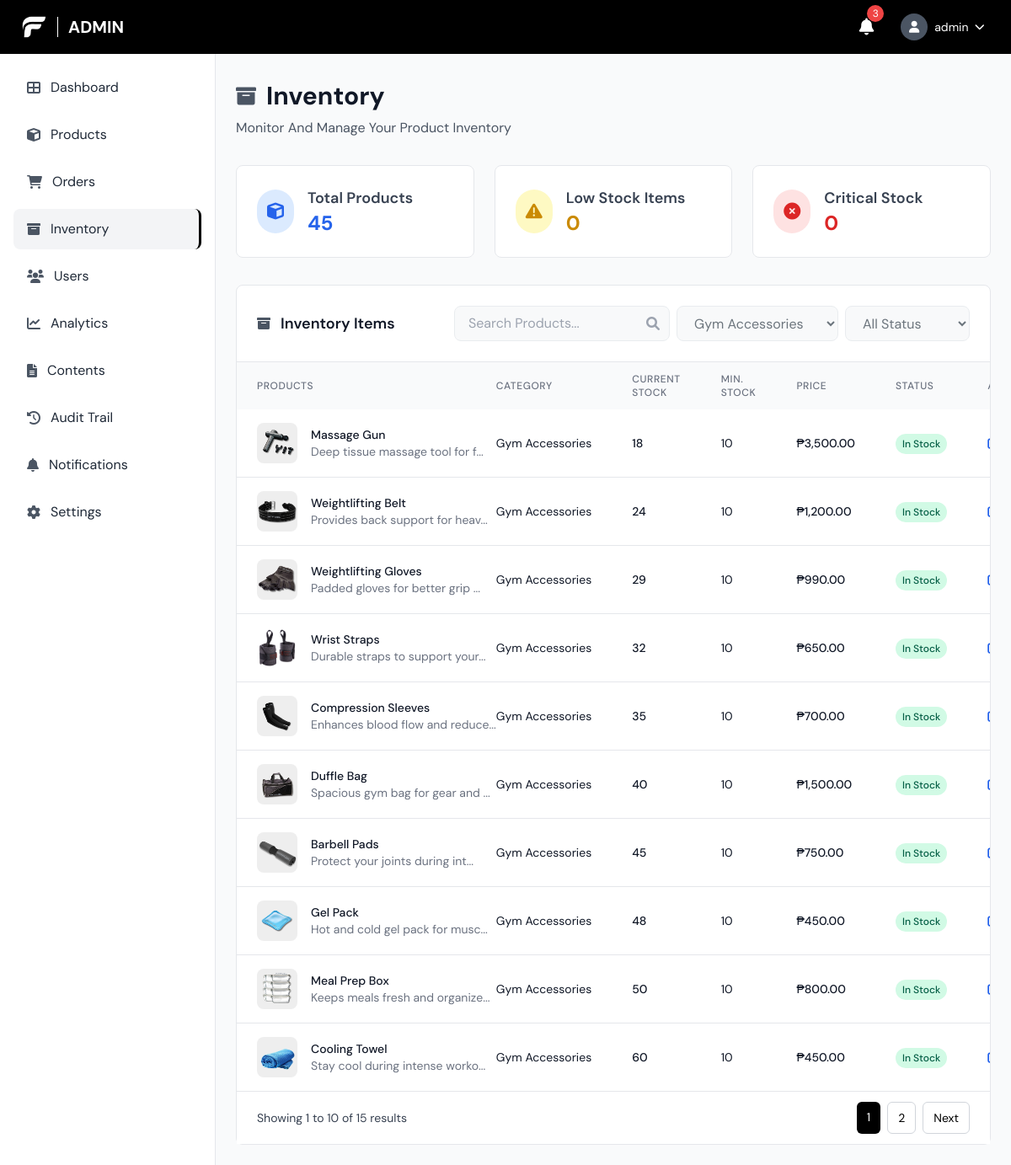
The page /admin/inventory.php?category=1 (signed in) on the database as committed earlier.
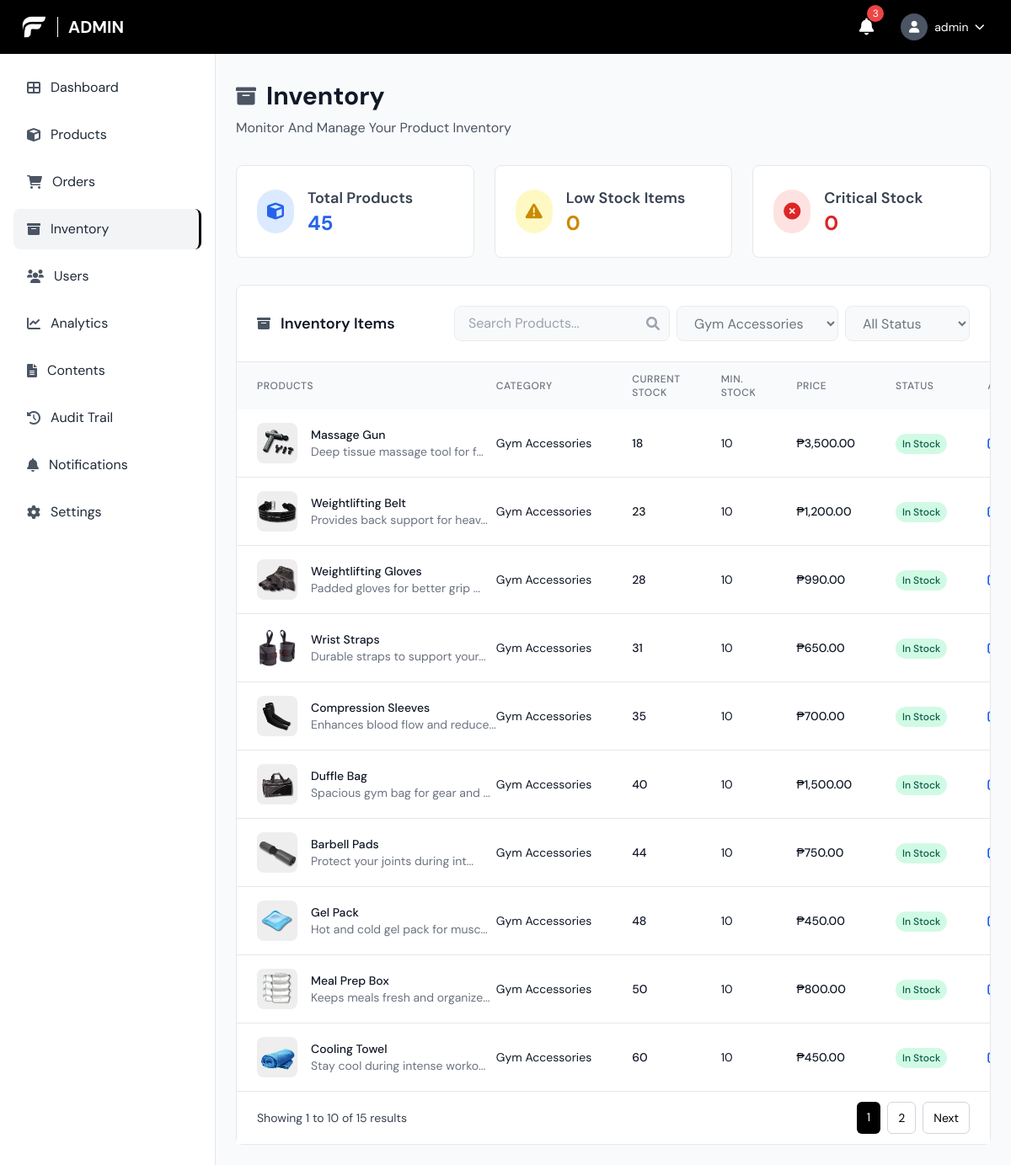
The same page on the database as committed later.
### tables this page shows
CREATE TABLE `products` (
  `product_id` bigint(20) UNSIGNED NOT NULL,
  `name` varchar(150) NOT NULL,
  `description` text DEFAULT NULL,
  `price` decimal(10,2) NOT NULL,
  `category_id` bigint(20) UNSIGNED DEFAULT NULL,
  `subcategory_id` bigint(20) UNSIGNED DEFAULT NULL,
  `images` longtext DEFAULT NULL CHECK (json_valid(`images`)),
  `stock_quantity` int(11) NOT NULL DEFAULT 0,
  `status` enum('active','inactive') NOT NULL DEFAULT 'active',
  `is_popular` tinyint(1) NOT NULL DEFAULT 0,
  `is_best_seller` tinyint(1) NOT NULL DEFAULT 0,
  `sale_percentage` int(11) DEFAULT 0,
  `created_at` timestamp NOT NULL DEFAULT current_timestamp(),
  `updated_at` timestamp NOT NULL DEFAULT current_timestamp() ON UPDATE current_timestamp(),
  `min_stock_level` int(11) NOT NULL DEFAULT 10
);

CREATE TABLE `categories` (
  `category_id` bigint(20) UNSIGNED NOT NULL,
  `name` varchar(100) NOT NULL,
  `description` text DEFAULT NULL,
  `created_at` timestamp NOT NULL DEFAULT current_timestamp(),
  `updated_at` timestamp NOT NULL DEFAULT current_timestamp() ON UPDATE current_timestamp()
);

### admin/inventory.php (the view, shortened to what the changed rows need)
<?php
$pdo = getDBConnection();
$category_filter = $_GET['category'] ?? '';
$page = max(1, intval($_GET['page'] ?? 1));
$limit = 10;
$offset = ($page - 1) * $limit;
$where_conditions = ["p.status = 'active'"];
$params = [];
if ($category_filter) {
    $where_conditions[] = "p.category_id = ?";
    $params[] = $category_filter;
}
$where_clause = "WHERE " . implode(" AND ", $where_conditions);
$sql = "SELECT p.*, c.name as category_name, s.name as subcategory_name
        FROM products p
        LEFT JOIN categories c ON p.category_id = c.category_id
        LEFT JOIN subcategories s ON p.subcategory_id = s.subcategory_id
        $where_clause
        ORDER BY p.stock_quantity ASC, p.name ASC
        LIMIT $limit OFFSET $offset";
$stmt = $pdo->prepare($sql);
$stmt->execute($params);
$inventory_items = $stmt->fetchAll();
?>
<!DOCTYPE html>
<html lang="en">
<head>
    <script src="https://cdn.tailwindcss.com"></script>
    <link href="https://cdnjs.cloudflare.com/ajax/libs/font-awesome/6.0.0/css/all.min.css" rel="stylesheet">
    <link rel="stylesheet" href="../css/style.css">
</head>
<body class="font-body bg-gray-50">
    <header class="bg-black text-white fixed top-0 left-0 right-0 z-50 h-16 flex items-center justify-between px-6">
        <div class="flex items-center space-x-3">
            <h1 class="text-xl font-bold uppercase">Admin</h1>
        </div>
    </header>
    <main class="ml-64 pt-24 pb-6 px-6">
        <div class="mb-8">
            <div class="flex items-center justify-between">
                <div>
                    <div class="flex items-center space-x-3 mb-2">
                        <h1 class="text-3xl font-bold text-gray-900">Inventory</h1>
                    </div>
                </div>
            </div>
        </div>
        <div class="bg-white rounded-lg border border-gray-200">
            <div class="p-6 border-b border-gray-200">
                <div class="flex flex-col lg:flex-row lg:items-center lg:justify-between space-y-4 lg:space-y-0">
                    <div class="flex items-center space-x-3">
                        <h2 class="text-lg font-semibold text-gray-900">Inventory Items</h2>
                    </div>
                </div>
            </div>
            <div class="overflow-x-auto">
                <table class="w-full">
                    <thead class="bg-gray-50">
                        <tr>
                            <th class="px-6 py-3 text-left text-xs font-medium text-gray-500 uppercase tracking-wider">Products</th>
                            <th class="px-6 py-3 text-left text-xs font-medium text-gray-500 uppercase tracking-wider">Category</th>
                            <th class="px-6 py-3 text-left text-xs font-medium text-gray-500 uppercase tracking-wider">Current Stock</th>
                            <th class="px-6 py-3 text-left text-xs font-medium text-gray-500 uppercase tracking-wider">Min. Stock</th>
                            <th class="px-6 py-3 text-left text-xs font-medium text-gray-500 uppercase tracking-wider">Price</th>
                            <th class="px-6 py-3 text-left text-xs font-medium text-gray-500 uppercase tracking-wider">Status</th>
                            <th class="px-6 py-3 text-left text-xs font-medium text-gray-500 uppercase tracking-wider">Actions</th>
                        </tr>
                    </thead>
                    <tbody class="bg-white divide-y divide-gray-200">
                        <?php if (empty($inventory_items)): ?>
                            <tr>
                                <td colspan="7" class="px-6 py-12 text-center text-gray-500">
                                    <i class="fas fa-archive text-4xl mb-4"></i>
                                    <p>No inventory items found</p>
                                </td>
                            </tr>
                        <?php else: ?>
                            <?php foreach ($inventory_items as $item): ?>
                                <tr class="hover:bg-gray-50">
                                    <td class="px-6 py-4 whitespace-nowrap">
                                        <div class="flex items-center">
                                            <?php
                                            $product_images = json_decode($item['images'] ?: '[]', true);
                                            if (!empty($product_images)):
                                            ?>
                                                <img src="../<?php echo htmlspecialchars($product_images[0]); ?>" alt="<?php echo htmlspecialchars($item['name']); ?>" class="w-12 h-12 rounded-lg object-cover mr-4">
                                            <?php else: ?>
                                                <div class="w-12 h-12 bg-gray-200 rounded-lg flex items-center justify-center mr-4">
                                                    <i class="fas fa-cube text-gray-500"></i>
                                                </div>
                                            <?php endif; ?>
                                            <div>
                                                <div class="text-sm font-medium text-gray-900"><?php echo htmlspecialchars($item['name']); ?></div>
                                                <div class="text-sm text-gray-500"><?php echo htmlspecialchars(substr($item['description'], 0, 30)) . '...'; ?></div>
                                            </div>
                                        </div>
                                    </td>
                                    <td class="px-6 py-4 whitespace-nowrap text-sm text-gray-900">
                                        <?php echo htmlspecialchars($item['category_name'] ?? 'N/A'); ?>
                                    </td>
                                    <td class="px-6 py-4 whitespace-nowrap text-sm font-medium text-gray-900">
                                        <?php echo $item['stock_quantity']; ?>
                                    </td>
                                    <td class="px-6 py-4 whitespace-nowrap text-sm text-gray-900">
                                        <?php echo $item['min_stock_level']; ?>
                                    </td>
                                    <td class="px-6 py-4 whitespace-nowrap text-sm font-medium text-gray-900">
                                        ₱<?php echo number_format($item['price'], 2); ?>
                                    </td>
                                    <td class="px-6 py-4 whitespace-nowrap">
                                        <?php
                                        $stock_status = '';
                                        $status_class = '';
                                        if ($item['stock_quantity'] == 0) {
                                            $stock_status = 'Out of Stock';
                                            $status_class = 'status-critical';
                                        } elseif ($item['stock_quantity'] <= $item['min_stock_level']) {
                                            $stock_status = 'Low Stock';
                                            $status_class = 'status-low';
                                        } else {
                                            $stock_status = 'In Stock';
                                            $status_class = 'status-good';
                                        }
                                        ?>
                                        <span class="px-2 py-1 text-xs font-medium rounded-full <?php echo $status_class; ?>">
                                            <?php echo $stock_status; ?>
                                        </span>
                                    </td>
                                    <td class="px-6 py-4 whitespace-nowrap text-sm font-medium">
                                        <button onclick="openStockModal(<?php echo $item['product_id']; ?>, '<?php echo htmlspecialchars($item['name']); ?>', <?php echo $item['stock_quantity']; ?>, <?php echo $item['min_stock_level']; ?>)" class="text-blue-600 hover:text-blue-900">
                                            <i class="fas fa-edit"></i>
                                        </button>
                                    </td>
                                </tr>
                            <?php endforeach; ?>
                        <?php endif; ?>
                    </tbody>
                </table>
            </div>
        </div>
    </main>
</body>
</html>

Rows that differ between the two databases and show on the page:
changed products "Weightlifting Belt": stock_quantity "24" → "23"
changed products "Weightlifting Gloves": stock_quantity "29" → "28"
changed products "Wrist Straps": stock_quantity "32" → "31"
changed products "Barbell Pads": stock_quantity "45" → "44"
